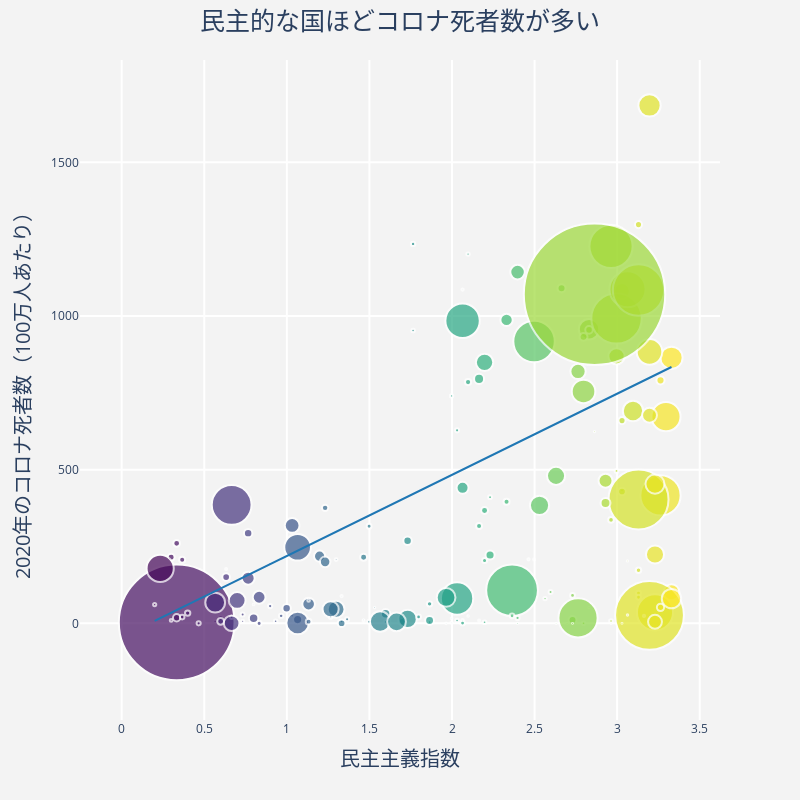

Write notebook code for a chart like this one.
### Code cell
fig = px.scatter(df, 
                 x="democracy_fh", 
                 y="total_deaths_per_million",
                 size="total_gdp", 
                 color="democracy_fh",
                 hover_name="countries", 
                 size_max=100)
fig.add_trace(go.Scatter(name='OLS回帰線', 
                         x=df['democracy_fh'], 
                         y=line, 
                         mode='lines',
                         marker=go.Marker(color='rgb(31, 119, 180)')))
fig.update_traces(marker = dict(sizemode='area', 
                                line_width=2, 
                               colorscale='Viridis'), 
                 hovertemplate='国名: %{text}' 
                  +  '<br>民主主義指数: %{x:.1f}' 
                  + '<br>コロナ死者数（100万人あたり）: %{y:.1f}', 
                  text = df['jp_name'])
fig.update_layout(title = dict(text='民主的な国ほどコロナ死者数が多い',
                               x = 0.5),
                  titlefont = dict(size=25),
                  width = 800, 
                  height=800, 
                  hoverlabel = dict(bgcolor = "white", 
                                    font_size = 16),
                  xaxis=dict(title = '民主主義指数',
                             gridcolor = 'white', 
                             gridwidth=2, 
                             titlefont = dict(size=20)
                            ), 
                  yaxis = dict(title = '2020年のコロナ死者数（100万人あたり）',
                               gridcolor = 'white', 
                               gridwidth = 2,
                               titlefont = dict(size=20)
                              ), 
                 paper_bgcolor='rgb(243, 243, 243)', 
                 plot_bgcolor='rgb(243, 243, 243)') 
fig.update_traces(
    marker_coloraxis=None,
    showlegend = False
)
fig.show()
fig.write_html("/Users/ayumis/Desktop/interactive_plot/deaths_japanese.html")

### Figure 1 — Plotly figure (JSON) as saved in the notebook; plotly's stock layout.template omitted (floating-point values rounded to 4 significant figures; data arrays with more than 128 entries replaced by an {"elided": "..."} marker saying what was removed)
{"data": [{"hovertemplate": "国名: %{text}<br>民主主義指数: %{x:.1f}<br>コロナ死者数（100万人あたり）: %{y:.1f}", "hovertext": {"elided": "170 str values"}, "legendgroup": "", "marker": {"color": {"elided": "170 float values"}, "colorscale": [[0, "#440154"], [0.1111, "#482878"], [0.2222, "#3e4989"], [0.3333, "#31688e"], [0.4444, "#26828e"], [0.5556, "#1f9e89"], [0.6667, "#35b779"], [0.7778, "#6ece58"], [0.8889, "#b5de2b"], [1, "#fde725"]], "line": {"width": 2}, "size": {"elided": "170 float values"}, "sizemode": "area", "sizeref": 2.143, "symbol": "circle"}, "mode": "markers", "name": "", "orientation": "v", "showlegend": false, "text": {"elided": "170 str values"}, "type": "scatter", "x": {"elided": "170 float values"}, "xaxis": "x", "y": {"elided": "170 float values"}, "yaxis": "y"}, {"hovertemplate": "国名: %{text}<br>民主主義指数: %{x:.1f}<br>コロナ死者数（100万人あたり）: %{y:.1f}", "marker": {"color": "rgb(31, 119, 180)", "colorscale": [[0, "#440154"], [0.1111, "#482878"], [0.2222, "#3e4989"], [0.3333, "#31688e"], [0.4444, "#26828e"], [0.5556, "#1f9e89"], [0.6667, "#35b779"], [0.7778, "#6ece58"], [0.8889, "#b5de2b"], [1, "#fde725"]], "line": {"width": 2}, "sizemode": "area"}, "mode": "lines", "name": "OLS回帰線", "showlegend": false, "text": {"elided": "170 str values"}, "type": "scatter", "x": {"elided": "170 float values"}, "y": {"elided": "170 float values"}}], "layout": {"coloraxis": {"colorbar": {"title": {"text": "democracy_fh"}}, "colorscale": [[0, "#0d0887"], [0.1111, "#46039f"], [0.2222, "#7201a8"], [0.3333, "#9c179e"], [0.4444, "#bd3786"], [0.5556, "#d8576b"], [0.6667, "#ed7953"], [0.7778, "#fb9f3a"], [0.8889, "#fdca26"], [1, "#f0f921"]]}, "height": 800, "hoverlabel": {"bgcolor": "white", "font": {"size": 16}}, "legend": {"itemsizing": "constant", "tracegroupgap": 0}, "margin": {"t": 60}, "paper_bgcolor": "rgb(243, 243, 243)", "plot_bgcolor": "rgb(243, 243, 243)", "title": {"font": {"size": 25}, "text": "民主的な国ほどコロナ死者数が多い", "x": 0.5}, "width": 800, "xaxis": {"anchor": "y", "domain": [0, 1], "gridcolor": "white", "gridwidth": 2, "title": {"font": {"size": 20}, "text": "民主主義指数"}}, "yaxis": {"anchor": "x", "domain": [0, 1], "gridcolor": "white", "gridwidth": 2, "title": {"font": {"size": 20}, "text": "2020年のコロナ死者数（100万人あたり）"}}}}
